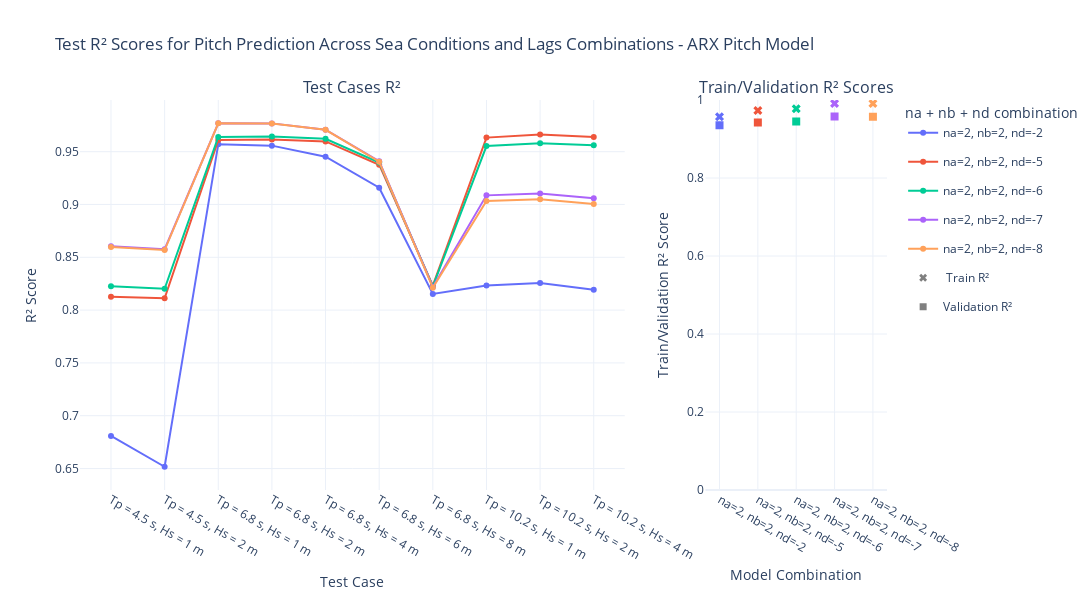

Source (notebook cell):
### Code cell
# Group the pitch dataframes correctly
pitch_dfs = {k: v for k, v in dfs.items() if k.startswith('metrics_df_test_pitch')}

# Define your custom x-axis order
custom_order = [
    'T4p5s_Hs1m', 
    'T4p5s_Hs2m', 
    'Tp6p8s_Hs1m',
    'Tp6p8s_Hs2m',
    'Tp6p8s_Hs4m',
    'Tp6p8s_Hs6m',
    'Tp6p8s_Hs8m',
    'T10p2s_Hs1m',
    'Tp10p2_Hs2m',
    'T10p2s_Hs4m'
]
pretty_custom_order = [test_case_pretty_map.get(tc, tc) for tc in custom_order]

# Create color map to maintain consistent color for each `comment_value`
color_map = {}

# Create two subplots with independent y-axes
fig = make_subplots(
    rows=1, cols=2,
    column_widths=[0.75, 0.25],
    subplot_titles=("Test Cases R²", "Train/Validation R² Scores"),
    shared_yaxes=False  # Disable shared y-axes
)

for df_name, original_df in pitch_dfs.items():
    df = original_df.copy()
    # Extract na, nb, nf from df_name
    match = re.search(r'na(\d+)_nb(\d+)_nf(\d+)', df_name)
    if match:
        na_val, nb_val, nf_val = match.groups()
        comment_value = f'na={na_val}, nb={nb_val}, nd=-{nf_val}'
    else:
        comment_value = df_name

    # Assign color to each unique comment_value if not already assigned
    if comment_value not in color_map:
        color_map[comment_value] = px.colors.qualitative.Plotly[len(color_map) % len(px.colors.qualitative.Plotly)]

    # Find the correct test case column
    if 'test case' in df.columns:
        test_case_col = 'test case'
    elif 'test_case' in df.columns:
        test_case_col = 'test_case'
    else:
        raise ValueError(f"No valid 'test_case' column found in {df_name}")
    
    # Sort based on custom order
    df[test_case_col] = pd.Categorical(df[test_case_col], categories=custom_order, ordered=True)
    df[test_case_col] = df[test_case_col].map(test_case_pretty_map).astype('category')
    df[test_case_col] = pd.Categorical(df[test_case_col], categories=pretty_custom_order, ordered=True)
    df = df.sort_values(test_case_col)

        # Plot the main line (pitch)
    if comment_value == 'na=2, nb=3, nd=-5':
        line_style = dict(color=color_map[comment_value], dash='6,10')  # Custom dashed line
    else:
        line_style = dict(color=color_map[comment_value])

    fig.add_trace(
        go.Scatter(
            x=df[test_case_col],
            y=df['r2_test_pitch'],
            mode='lines+markers',
            name=comment_value,
            legendgroup=comment_value,
            line=line_style
        ),
        row=1, col=1
    )

    # Now plot the train/val points from df_summary_pitch
    summary_row = df_summary_pitch[(df_summary_pitch['na'] == int(na_val)) & 
                                      (df_summary_pitch['nb'] == int(nb_val)) &
                                      (df_summary_pitch['nd'] == -int(nf_val))]

    if not summary_row.empty:
        r2_train = summary_row['r2_train'].values[0]
        r2_val = summary_row['r2_val'].values[0]

        fig.add_trace(
            go.Scatter(
                x=[comment_value],
                y=[r2_train],
                mode='markers',
                marker=dict(symbol='x', size=8, color=color_map[comment_value]),  # Use the assigned color
                name=f'{comment_value} Train',
                legendgroup=comment_value,
                showlegend=False
            ),
            row=1, col=2
        )

        fig.add_trace(
            go.Scatter(
                x=[comment_value],
                y=[r2_val],
                mode='markers',
                marker=dict(symbol='square', size=8, color=color_map[comment_value]),  # Use the assigned color
                name=f'{comment_value} Val',
                legendgroup=comment_value,
                showlegend=False
            ),
            row=1, col=2
        )
# Add legend-only markers to clarify symbol meaning
fig.add_trace(
    go.Scatter(
        x=[None], y=[None],
        mode='markers',
        marker=dict(symbol='x', size=7, color='grey'),
        name=' Train R²',
        showlegend=True
    ),
    row=1, col=2
)

fig.add_trace(
    go.Scatter(
        x=[None], y=[None],
        mode='markers',
        marker=dict(symbol='square', size=7, color='grey'),
        name='Validation R²',
        showlegend=True
    ),
    row=1, col=2
)

# Final layout adjustments
fig.update_layout(
    title="Test R² Scores for Pitch Prediction Across Sea Conditions and Lags Combinations - ARX Pitch Model",
    xaxis_title="Test Case",
    xaxis2_title="Model Combination",
    yaxis_title="R² Score",
    template="plotly_white",
    height=600,
    width=1200,
    legend_title="na + nb + nd combination",
    xaxis=dict(
        categoryorder='array',
        categoryarray=pretty_custom_order
    ),
    # Adjust the zoom to fit the second plot
    yaxis2=dict(
        title="Train/Validation R² Score",
        range=[0, 1],  # You can adjust the range based on the data
        showgrid=True
    )
)

fig.show()

### Figure 1 — Plotly figure (JSON) as saved in the notebook; plotly's stock layout.template omitted (floating-point values rounded to 4 significant figures)
{"data": [{"legendgroup": "na=2, nb=2, nd=-2", "line": {"color": "#636EFA"}, "mode": "lines+markers", "name": "na=2, nb=2, nd=-2", "type": "scatter", "x": ["Tp = 4.5 s, Hs = 1 m", "Tp = 4.5 s, Hs = 2 m", "Tp = 6.8 s, Hs = 1 m", "Tp = 6.8 s, Hs = 2 m", "Tp = 6.8 s, Hs = 4 m", "Tp = 6.8 s, Hs = 6 m", "Tp = 6.8 s, Hs = 8 m", "Tp = 10.2 s, Hs = 1 m", "Tp = 10.2 s, Hs = 2 m", "Tp = 10.2 s, Hs = 4 m"], "xaxis": "x", "y": [0.6809, 0.6517, 0.9571, 0.9557, 0.9453, 0.9159, 0.8153, 0.8233, 0.8256, 0.8193], "yaxis": "y"}, {"legendgroup": "na=2, nb=2, nd=-2", "marker": {"color": "#636EFA", "size": 8, "symbol": "x"}, "mode": "markers", "name": "na=2, nb=2, nd=-2 Train", "showlegend": false, "type": "scatter", "x": ["na=2, nb=2, nd=-2"], "xaxis": "x2", "y": [0.9569], "yaxis": "y2"}, {"legendgroup": "na=2, nb=2, nd=-2", "marker": {"color": "#636EFA", "size": 8, "symbol": "square"}, "mode": "markers", "name": "na=2, nb=2, nd=-2 Val", "showlegend": false, "type": "scatter", "x": ["na=2, nb=2, nd=-2"], "xaxis": "x2", "y": [0.9351], "yaxis": "y2"}, {"legendgroup": "na=2, nb=2, nd=-5", "line": {"color": "#EF553B"}, "mode": "lines+markers", "name": "na=2, nb=2, nd=-5", "type": "scatter", "x": ["Tp = 4.5 s, Hs = 1 m", "Tp = 4.5 s, Hs = 2 m", "Tp = 6.8 s, Hs = 1 m", "Tp = 6.8 s, Hs = 2 m", "Tp = 6.8 s, Hs = 4 m", "Tp = 6.8 s, Hs = 6 m", "Tp = 6.8 s, Hs = 8 m", "Tp = 10.2 s, Hs = 1 m", "Tp = 10.2 s, Hs = 2 m", "Tp = 10.2 s, Hs = 4 m"], "xaxis": "x", "y": [0.8125, 0.8113, 0.961, 0.9615, 0.9597, 0.9377, 0.8231, 0.9633, 0.9662, 0.964], "yaxis": "y"}, {"legendgroup": "na=2, nb=2, nd=-5", "marker": {"color": "#EF553B", "size": 8, "symbol": "x"}, "mode": "markers", "name": "na=2, nb=2, nd=-5 Train", "showlegend": false, "type": "scatter", "x": ["na=2, nb=2, nd=-5"], "xaxis": "x2", "y": [0.973], "yaxis": "y2"}, {"legendgroup": "na=2, nb=2, nd=-5", "marker": {"color": "#EF553B", "size": 8, "symbol": "square"}, "mode": "markers", "name": "na=2, nb=2, nd=-5 Val", "showlegend": false, "type": "scatter", "x": ["na=2, nb=2, nd=-5"], "xaxis": "x2", "y": [0.9424], "yaxis": "y2"}, {"legendgroup": "na=2, nb=2, nd=-6", "line": {"color": "#00CC96"}, "mode": "lines+markers", "name": "na=2, nb=2, nd=-6", "type": "scatter", "x": ["Tp = 4.5 s, Hs = 1 m", "Tp = 4.5 s, Hs = 2 m", "Tp = 6.8 s, Hs = 1 m", "Tp = 6.8 s, Hs = 2 m", "Tp = 6.8 s, Hs = 4 m", "Tp = 6.8 s, Hs = 6 m", "Tp = 6.8 s, Hs = 8 m", "Tp = 10.2 s, Hs = 1 m", "Tp = 10.2 s, Hs = 2 m", "Tp = 10.2 s, Hs = 4 m"], "xaxis": "x", "y": [0.8225, 0.8202, 0.9639, 0.9644, 0.9623, 0.9397, 0.8226, 0.9553, 0.958, 0.956], "yaxis": "y"}, {"legendgroup": "na=2, nb=2, nd=-6", "marker": {"color": "#00CC96", "size": 8, "symbol": "x"}, "mode": "markers", "name": "na=2, nb=2, nd=-6 Train", "showlegend": false, "type": "scatter", "x": ["na=2, nb=2, nd=-6"], "xaxis": "x2", "y": [0.9773], "yaxis": "y2"}, {"legendgroup": "na=2, nb=2, nd=-6", "marker": {"color": "#00CC96", "size": 8, "symbol": "square"}, "mode": "markers", "name": "na=2, nb=2, nd=-6 Val", "showlegend": false, "type": "scatter", "x": ["na=2, nb=2, nd=-6"], "xaxis": "x2", "y": [0.945], "yaxis": "y2"}, {"legendgroup": "na=2, nb=2, nd=-7", "line": {"color": "#AB63FA"}, "mode": "lines+markers", "name": "na=2, nb=2, nd=-7", "type": "scatter", "x": ["Tp = 4.5 s, Hs = 1 m", "Tp = 4.5 s, Hs = 2 m", "Tp = 6.8 s, Hs = 1 m", "Tp = 6.8 s, Hs = 2 m", "Tp = 6.8 s, Hs = 4 m", "Tp = 6.8 s, Hs = 6 m", "Tp = 6.8 s, Hs = 8 m", "Tp = 10.2 s, Hs = 1 m", "Tp = 10.2 s, Hs = 2 m", "Tp = 10.2 s, Hs = 4 m"], "xaxis": "x", "y": [0.8604, 0.8577, 0.9769, 0.9768, 0.9709, 0.9409, 0.822, 0.9086, 0.9105, 0.9059], "yaxis": "y"}, {"legendgroup": "na=2, nb=2, nd=-7", "marker": {"color": "#AB63FA", "size": 8, "symbol": "x"}, "mode": "markers", "name": "na=2, nb=2, nd=-7 Train", "showlegend": false, "type": "scatter", "x": ["na=2, nb=2, nd=-7"], "xaxis": "x2", "y": [0.9908], "yaxis": "y2"}, {"legendgroup": "na=2, nb=2, nd=-7", "marker": {"color": "#AB63FA", "size": 8, "symbol": "square"}, "mode": "markers", "name": "na=2, nb=2, nd=-7 Val", "showlegend": false, "type": "scatter", "x": ["na=2, nb=2, nd=-7"], "xaxis": "x2", "y": [0.9574], "yaxis": "y2"}, {"legendgroup": "na=2, nb=2, nd=-8", "line": {"color": "#FFA15A"}, "mode": "lines+markers", "name": "na=2, nb=2, nd=-8", "type": "scatter", "x": ["Tp = 4.5 s, Hs = 1 m", "Tp = 4.5 s, Hs = 2 m", "Tp = 6.8 s, Hs = 1 m", "Tp = 6.8 s, Hs = 2 m", "Tp = 6.8 s, Hs = 4 m", "Tp = 6.8 s, Hs = 6 m", "Tp = 6.8 s, Hs = 8 m", "Tp = 10.2 s, Hs = 1 m", "Tp = 10.2 s, Hs = 2 m", "Tp = 10.2 s, Hs = 4 m"], "xaxis": "x", "y": [0.8597, 0.8569, 0.9769, 0.9767, 0.9707, 0.9406, 0.8212, 0.9033, 0.9051, 0.9004], "yaxis": "y"}, {"legendgroup": "na=2, nb=2, nd=-8", "marker": {"color": "#FFA15A", "size": 8, "symbol": "x"}, "mode": "markers", "name": "na=2, nb=2, nd=-8 Train", "showlegend": false, "type": "scatter", "x": ["na=2, nb=2, nd=-8"], "xaxis": "x2", "y": [0.9908], "yaxis": "y2"}, {"legendgroup": "na=2, nb=2, nd=-8", "marker": {"color": "#FFA15A", "size": 8, "symbol": "square"}, "mode": "markers", "name": "na=2, nb=2, nd=-8 Val", "showlegend": false, "type": "scatter", "x": ["na=2, nb=2, nd=-8"], "xaxis": "x2", "y": [0.9572], "yaxis": "y2"}, {"marker": {"color": "grey", "size": 7, "symbol": "x"}, "mode": "markers", "name": " Train R²", "showlegend": true, "type": "scatter", "x": [null], "xaxis": "x2", "y": [null], "yaxis": "y2"}, {"marker": {"color": "grey", "size": 7, "symbol": "square"}, "mode": "markers", "name": "Validation R²", "showlegend": true, "type": "scatter", "x": [null], "xaxis": "x2", "y": [null], "yaxis": "y2"}], "layout": {"annotations": [{"font": {"size": 16}, "showarrow": false, "text": "Test Cases R²", "x": 0.3375, "xanchor": "center", "xref": "paper", "y": 1, "yanchor": "bottom", "yref": "paper"}, {"font": {"size": 16}, "showarrow": false, "text": "Train/Validation R² Scores", "x": 0.8875, "xanchor": "center", "xref": "paper", "y": 1, "yanchor": "bottom", "yref": "paper"}], "height": 600, "legend": {"title": {"text": "na + nb + nd combination"}}, "title": {"text": "Test R² Scores for Pitch Prediction Across Sea Conditions and Lags Combinations - ARX Pitch Model"}, "width": 1200, "xaxis": {"anchor": "y", "categoryarray": ["Tp = 4.5 s, Hs = 1 m", "Tp = 4.5 s, Hs = 2 m", "Tp = 6.8 s, Hs = 1 m", "Tp = 6.8 s, Hs = 2 m", "Tp = 6.8 s, Hs = 4 m", "Tp = 6.8 s, Hs = 6 m", "Tp = 6.8 s, Hs = 8 m", "Tp = 10.2 s, Hs = 1 m", "Tp = 10.2 s, Hs = 2 m", "Tp = 10.2 s, Hs = 4 m"], "categoryorder": "array", "domain": [0, 0.675], "title": {"text": "Test Case"}}, "xaxis2": {"anchor": "y2", "domain": [0.775, 1], "title": {"text": "Model Combination"}}, "yaxis": {"anchor": "x", "domain": [0, 1], "title": {"text": "R² Score"}}, "yaxis2": {"anchor": "x2", "domain": [0, 1], "range": [0, 1], "showgrid": true, "title": {"text": "Train/Validation R² Score"}}}}
